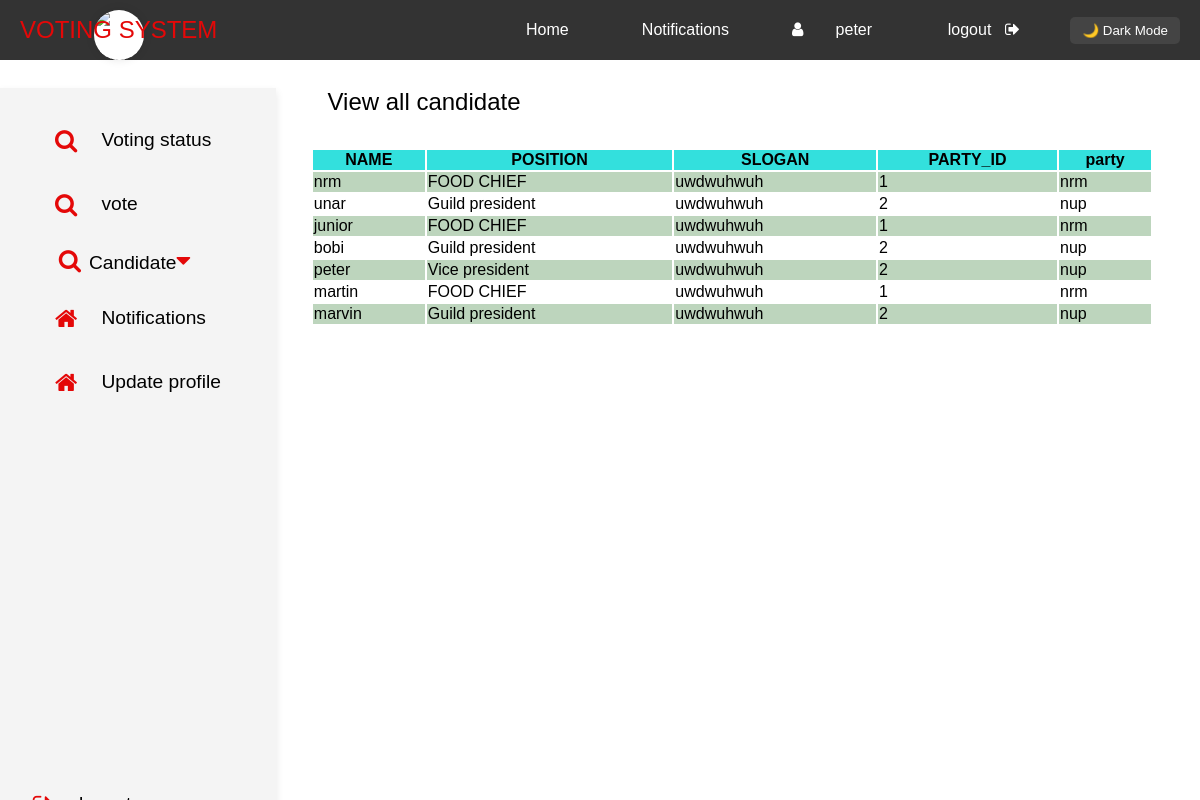
The page /dashboard.php?p=add_candidate (signed in) on the database its author committed.
### tables this page shows
CREATE TABLE `candidate` (
  `id` int(11) NOT NULL,
  `name` varchar(20) NOT NULL,
  `slogan` varchar(100) DEFAULT NULL,
  `party_id` int(11) DEFAULT NULL,
  `position` varchar(30) DEFAULT NULL
);

CREATE TABLE `party` (
  `id` int(3) NOT NULL,
  `name` varchar(20) NOT NULL,
  `slogan` varchar(100) DEFAULT NULL
);

### add_candidate.php (the view, shortened to what this page needs)
<div class="titles views">View all candidate</div>
<table class="tables">
    <thead>
        <tr>
            <th>NAME</th>
            <th>POSITION</th>
            <th>SLOGAN</th>
            <th>PARTY_ID</th>
            <th>party</th>
        </tr>
    </thead>
    <?php
        require "backend/conn.php";
        $sql = "SELECT c.party_id, c.name AS candidate_name,c.position as position, p.id AS party_id, p.name AS party_name, c.slogan,c.id FROM candidate c LEFT JOIN party p ON p.id = c.party_id";
        $results = $conn->query($sql);
        if($result = $results->num_rows >0){
            while($rows = $results->fetch_assoc()){
                ?>
                <tbody>
                    <tr>
                        <td><?php echo $rows['candidate_name']; ?></td>
                        <td><?php echo $rows['position']; ?></td>
                        <td><?php echo $rows['slogan']; ?></td>
                        <td><?php echo $rows['party_id']; ?></td>
                        <td><?php echo $rows['party_name']; ?></td>
                    </tr>
                </tbody>
                <?php
            }
        }
    ?>
</table>

### add_candidate.php (style rules this page uses)
.views { margin: 0 -1.5rem 2rem 0; }

### rows shown on the page
candidate: name "nrm", position "FOOD CHIEF", slogan "uwdwuhwuh", party "1", party.name "nrm"
candidate: name "unar", position "Guild president", slogan "uwdwuhwuh", party "2", party.name "nup"
candidate: name "junior", position "FOOD CHIEF", slogan "uwdwuhwuh", party "1", party.name "nrm"
candidate: name "bobi", position "Guild president", slogan "uwdwuhwuh", party "2", party.name "nup"
candidate: name "peter", position "Vice president", slogan "uwdwuhwuh", party "2", party.name "nup"
candidate: name "martin", position "FOOD CHIEF", slogan "uwdwuhwuh", party "1", party.name "nrm"
candidate: name "marvin", position "Guild president", slogan "uwdwuhwuh", party "2", party.name "nup"

### other values the page prints
$_SESSION['name'] "peter"
